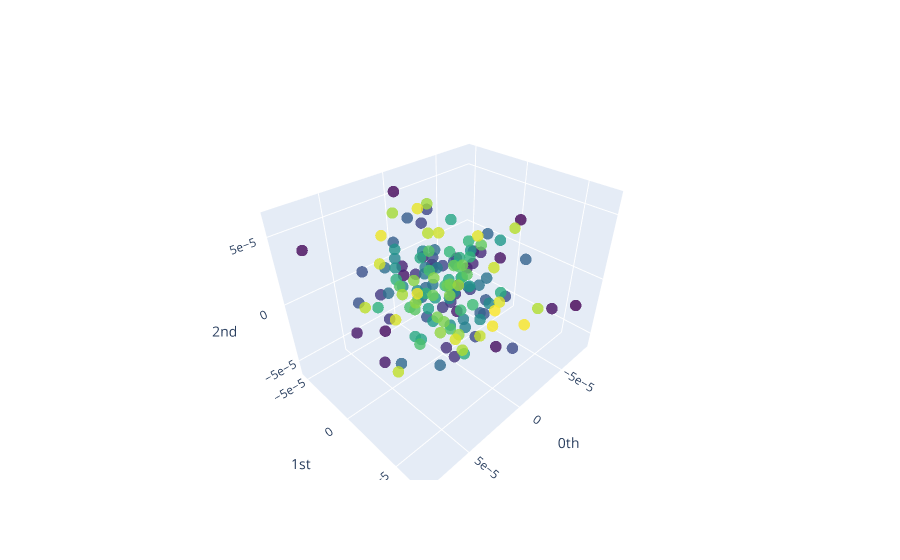

Here is the notebook cell this chart was saved with:
### Code cell
overall_point_cloud_plot = gtda.plotting.plot_point_cloud(overall_point_clouds[print_obj])
display(overall_point_cloud_plot)
overall_point_cloud_plot.write_image(file = f"{subj}/{exp}/overall_point_cloud.svg", format = "svg")

### Figure 1 — Plotly figure (JSON) as saved in the notebook; plotly's stock layout.template omitted (floating-point values rounded to 4 significant figures; data arrays with more than 128 entries replaced by an {"elided": "..."} marker saying what was removed)
{"data": [{"marker": {"color": {"elided": "153 int values"}, "colorscale": [[0, "#440154"], [0.1111, "#482878"], [0.2222, "#3e4989"], [0.3333, "#31688e"], [0.4444, "#26828e"], [0.5556, "#1f9e89"], [0.6667, "#35b779"], [0.7778, "#6ece58"], [0.8889, "#b5de2b"], [1, "#fde725"]], "opacity": 0.8, "size": 4}, "mode": "markers", "type": "scatter3d", "x": {"elided": "153 float values"}, "y": {"elided": "153 float values"}, "z": {"elided": "153 float values"}}], "layout": {"scene": {"xaxis": {"exponentformat": "e", "showexponent": "all", "title": {"text": "0th"}, "type": "linear"}, "yaxis": {"exponentformat": "e", "showexponent": "all", "title": {"text": "1st"}, "type": "linear"}, "zaxis": {"exponentformat": "e", "showexponent": "all", "title": {"text": "2nd"}, "type": "linear"}}}}
